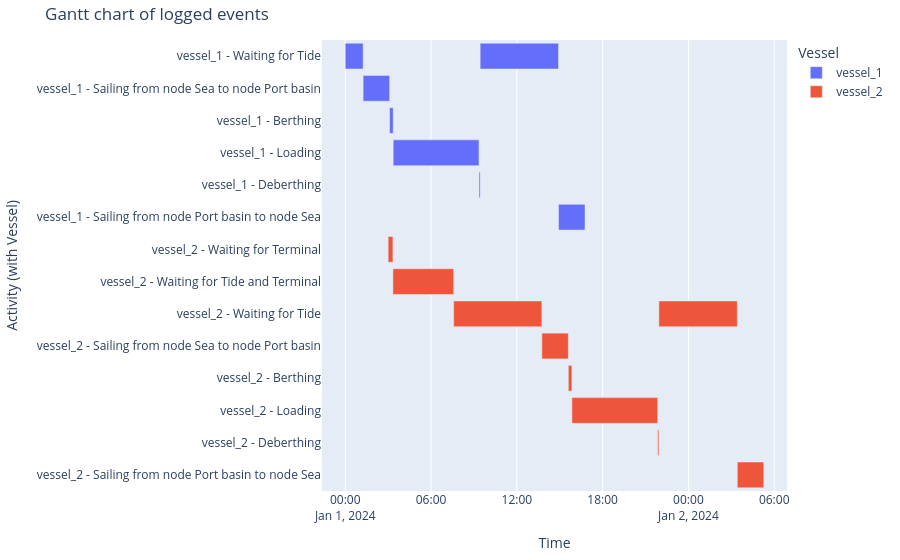

Notebook cell for this chart:
### Markdown cell above
##### Vessel processes
And the Gantt chart

### Code cell
df_eventtable = logbook2eventtable([vessel_1, vessel_2])
generate_vessel_gantt_chart(df_eventtable)

### Figure 1 — Plotly figure (JSON) as saved in the notebook; plotly's stock layout.template omitted (floating-point values rounded to 4 significant figures)
{"data": [{"base": ["2024-01-01T00:00:00.000000", "2024-01-01T01:15:00.000000", "2024-01-01T03:06:07.000000", "2024-01-01T03:21:07.000000", "2024-01-01T09:21:07.000000", "2024-01-01T09:26:07.000000", "2024-01-01T14:55:00.000000"], "hovertemplate": "object name=vessel_1<br>start time=%{base}<br>stop time=%{x}<br>activity label=%{y}<extra></extra>", "legendgroup": "vessel_1", "marker": {"color": "#636efa", "pattern": {"shape": ""}}, "name": "vessel_1", "orientation": "h", "showlegend": true, "textposition": "auto", "type": "bar", "x": [4500000, 6667000, 900000, 21600000, 300000, 19733000, 6667000], "xaxis": "x", "y": ["vessel_1 - Waiting for Tide", "vessel_1 - Sailing from node Sea to node Port basin", "vessel_1 - Berthing", "vessel_1 - Loading", "vessel_1 - Deberthing", "vessel_1 - Waiting for Tide", "vessel_1 - Sailing from node Port basin to node Sea"], "yaxis": "y"}, {"base": ["2024-01-01T03:00:00.000000", "2024-01-01T03:20:00.000000", "2024-01-01T07:35:00.000000", "2024-01-01T13:45:00.000000", "2024-01-01T15:36:07.000000", "2024-01-01T15:51:07.000000", "2024-01-01T21:51:07.000000", "2024-01-01T21:56:07.000000", "2024-01-02T03:25:00.000000"], "hovertemplate": "object name=vessel_2<br>start time=%{base}<br>stop time=%{x}<br>activity label=%{y}<extra></extra>", "legendgroup": "vessel_2", "marker": {"color": "#EF553B", "pattern": {"shape": ""}}, "name": "vessel_2", "orientation": "h", "showlegend": true, "textposition": "auto", "type": "bar", "x": [1200000, 15300000, 22200000, 6667000, 900000, 21600000, 300000, 19733000, 6667000], "xaxis": "x", "y": ["vessel_2 - Waiting for Terminal", "vessel_2 - Waiting for Tide and Terminal", "vessel_2 - Waiting for Tide", "vessel_2 - Sailing from node Sea to node Port basin", "vessel_2 - Berthing", "vessel_2 - Loading", "vessel_2 - Deberthing", "vessel_2 - Waiting for Tide", "vessel_2 - Sailing from node Port basin to node Sea"], "yaxis": "y"}], "layout": {"barmode": "overlay", "legend": {"title": {"text": "Vessel"}, "tracegroupgap": 0}, "margin": {"b": 20, "l": 20, "r": 20, "t": 40}, "title": {"text": "Gantt chart of logged events"}, "xaxis": {"anchor": "y", "domain": [0, 1], "title": {"text": "Time"}, "type": "date"}, "yaxis": {"anchor": "x", "autorange": "reversed", "domain": [0, 1], "title": {"text": "Activity (with Vessel)"}}}}
